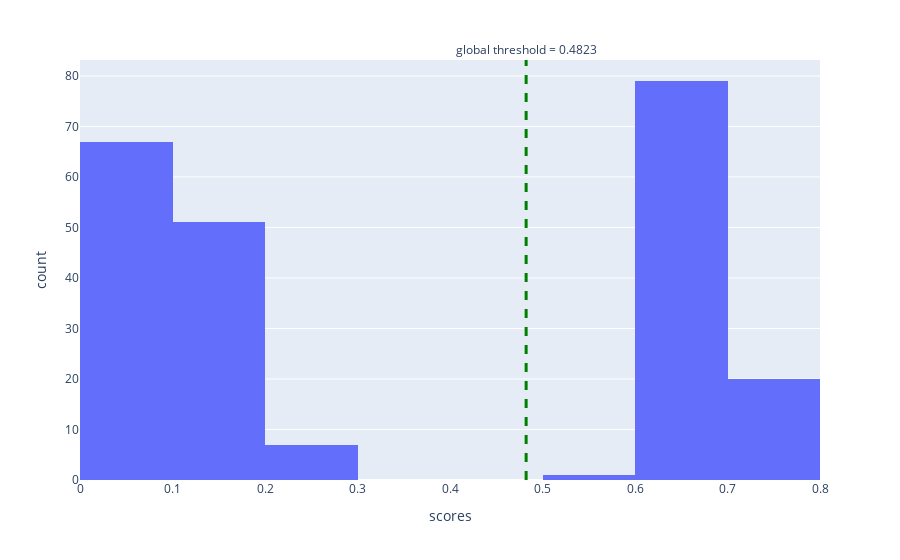
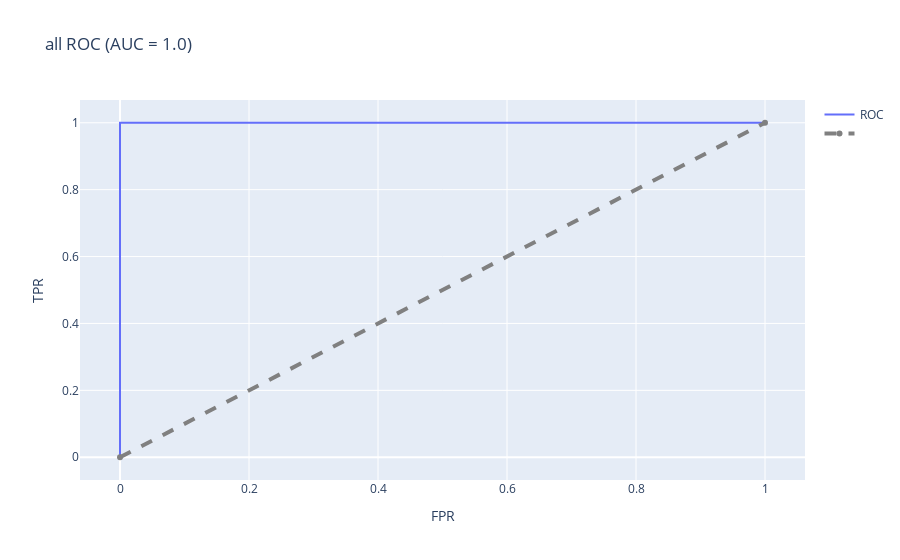
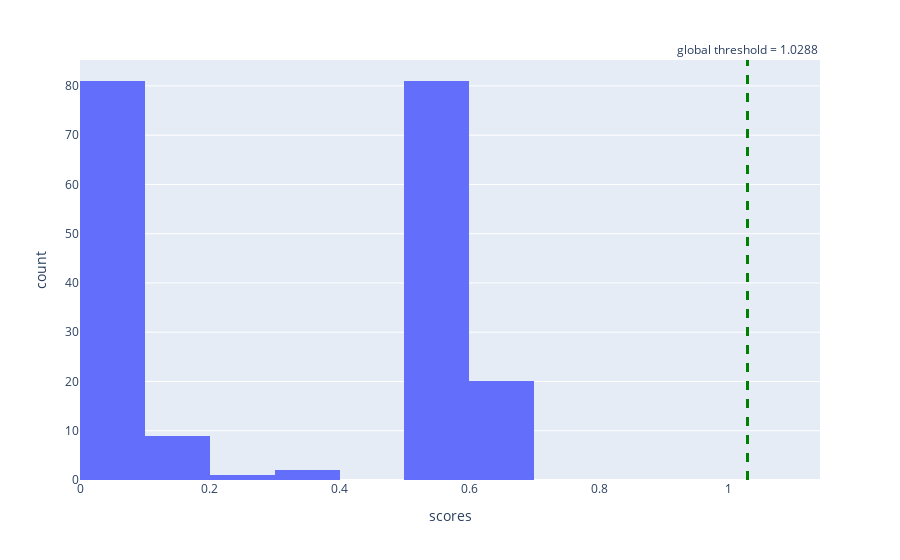
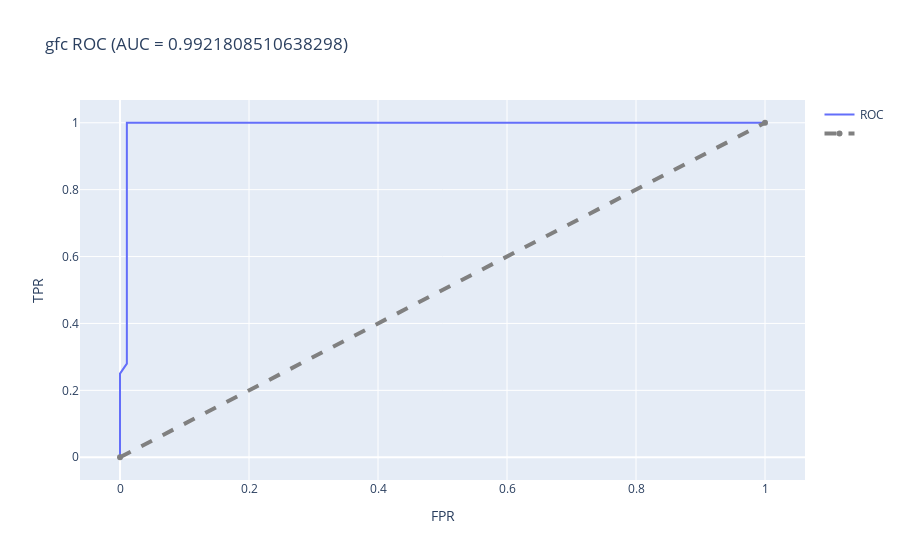

Notebook cell for these charts, in order:
### Code cell
for t, s in [
    ('all', 0.4823),
    ('gfc', 1.0288), 
    ('ydc', 0.9742)
]:
    show_roc_auc(t, s)

### Figure 1 — Plotly figure (JSON) as saved in the notebook; plotly's stock layout.template omitted (floating-point values rounded to 4 significant figures; data arrays with more than 128 entries replaced by an {"elided": "..."} marker saying what was removed)
{"data": [{"alignmentgroup": "True", "bingroup": "x", "hovertemplate": "scores=%{x}<br>count=%{y}<extra></extra>", "legendgroup": "", "marker": {"color": "#636efa", "pattern": {"shape": ""}}, "name": "", "offsetgroup": "", "orientation": "v", "showlegend": false, "type": "histogram", "x": {"elided": "225 float values"}, "xaxis": "x", "yaxis": "y"}], "layout": {"annotations": [{"showarrow": false, "text": "global threshold = 0.4823", "x": 0.4823, "xanchor": "center", "xref": "x", "y": 1, "yanchor": "bottom", "yref": "y domain"}], "barmode": "relative", "legend": {"tracegroupgap": 0}, "margin": {"t": 60}, "shapes": [{"line": {"color": "green", "dash": "dash", "width": 3}, "type": "line", "x0": 0.4823, "x1": 0.4823, "xref": "x", "y0": 0, "y1": 1, "yref": "y domain"}], "xaxis": {"anchor": "y", "domain": [0, 1], "title": {"text": "scores"}}, "yaxis": {"anchor": "x", "domain": [0, 1], "title": {"text": "count"}}}}

### Figure 2 — Plotly figure (JSON) as saved in the notebook; plotly's stock layout.template omitted (floating-point values rounded to 4 significant figures)
{"data": [{"name": "ROC", "type": "scatter", "x": [0, 0, 0, 0, 0, 0, 0, 0, 0, 0, 0, 0, 0, 0, 0, 0, 0, 0, 0, 0, 0, 0, 0, 0, 0, 0, 0, 0, 0, 0.16, 0.184, 0.2, 0.208, 0.24, 0.256, 0.288, 0.296, 0.336, 0.352, 0.408, 0.424, 0.432, 0.448, 0.512, 0.528, 0.536, 0.56, 0.576, 0.592, 0.6, 0.624, 0.64, 0.656, 0.68, 0.704, 0.72, 0.752, 0.768, 0.784, 0.808, 0.816, 0.832, 0.84, 0.856, 0.888, 0.904, 0.944, 0.976, 1], "y": [0, 0.01, 0.04, 0.05, 0.07, 0.08, 0.11, 0.13, 0.15, 0.17, 0.23, 0.25, 0.29, 0.31, 0.37, 0.47, 0.5, 0.52, 0.59, 0.71, 0.76, 0.79, 0.83, 0.84, 0.86, 0.92, 0.95, 0.97, 1, 1, 1, 1, 1, 1, 1, 1, 1, 1, 1, 1, 1, 1, 1, 1, 1, 1, 1, 1, 1, 1, 1, 1, 1, 1, 1, 1, 1, 1, 1, 1, 1, 1, 1, 1, 1, 1, 1, 1, 1]}, {"line": {"color": "gray", "dash": "dash", "width": 4}, "name": "", "type": "scatter", "x": [0, 1], "y": [0, 1]}], "layout": {"title": {"text": "all ROC (AUC = 1.0)"}, "xaxis": {"title": {"text": "FPR"}}, "yaxis": {"title": {"text": "TPR"}}}}

### Figure 3 — Plotly figure (JSON) as saved in the notebook; plotly's stock layout.template omitted (floating-point values rounded to 4 significant figures; data arrays with more than 128 entries replaced by an {"elided": "..."} marker saying what was removed)
{"data": [{"alignmentgroup": "True", "bingroup": "x", "hovertemplate": "scores=%{x}<br>count=%{y}<extra></extra>", "legendgroup": "", "marker": {"color": "#636efa", "pattern": {"shape": ""}}, "name": "", "offsetgroup": "", "orientation": "v", "showlegend": false, "type": "histogram", "x": {"elided": "194 float values"}, "xaxis": "x", "yaxis": "y"}], "layout": {"annotations": [{"showarrow": false, "text": "global threshold = 1.0288", "x": 1.029, "xanchor": "center", "xref": "x", "y": 1, "yanchor": "bottom", "yref": "y domain"}], "barmode": "relative", "legend": {"tracegroupgap": 0}, "margin": {"t": 60}, "shapes": [{"line": {"color": "green", "dash": "dash", "width": 3}, "type": "line", "x0": 1.029, "x1": 1.029, "xref": "x", "y0": 0, "y1": 1, "yref": "y domain"}], "xaxis": {"anchor": "y", "domain": [0, 1], "title": {"text": "scores"}}, "yaxis": {"anchor": "x", "domain": [0, 1], "title": {"text": "count"}}}}

### Figure 4 — Plotly figure (JSON) as saved in the notebook; plotly's stock layout.template omitted (floating-point values rounded to 4 significant figures)
{"data": [{"name": "ROC", "type": "scatter", "x": [0, 0, 0, 0, 0, 0, 0, 0, 0, 0, 0, 0, 0.01064, 0.01064, 0.01064, 0.01064, 0.01064, 0.01064, 0.01064, 0.01064, 0.01064, 0.01064, 0.01064, 0.01064, 0.01064, 0.01064, 0.01064, 0.01064, 0.01064, 0.01064, 0.01064, 0.01064, 0.01064, 0.1915, 0.2128, 0.3298, 0.3723, 0.4043, 0.4255, 0.4681, 0.5319, 0.5426, 0.5851, 0.6277, 0.6596, 0.6809, 0.7128, 0.7553, 0.7766, 0.8404, 0.9255, 0.9787, 1], "y": [0, 0.01, 0.04, 0.05, 0.09, 0.1, 0.12, 0.15, 0.16, 0.2, 0.23, 0.25, 0.28, 0.31, 0.39, 0.45, 0.47, 0.53, 0.56, 0.61, 0.65, 0.68, 0.7, 0.73, 0.77, 0.81, 0.87, 0.9, 0.94, 0.95, 0.97, 0.98, 1, 1, 1, 1, 1, 1, 1, 1, 1, 1, 1, 1, 1, 1, 1, 1, 1, 1, 1, 1, 1]}, {"line": {"color": "gray", "dash": "dash", "width": 4}, "name": "", "type": "scatter", "x": [0, 1], "y": [0, 1]}], "layout": {"title": {"text": "gfc ROC (AUC = 0.9921808510638298)"}, "xaxis": {"title": {"text": "FPR"}}, "yaxis": {"title": {"text": "TPR"}}}}
